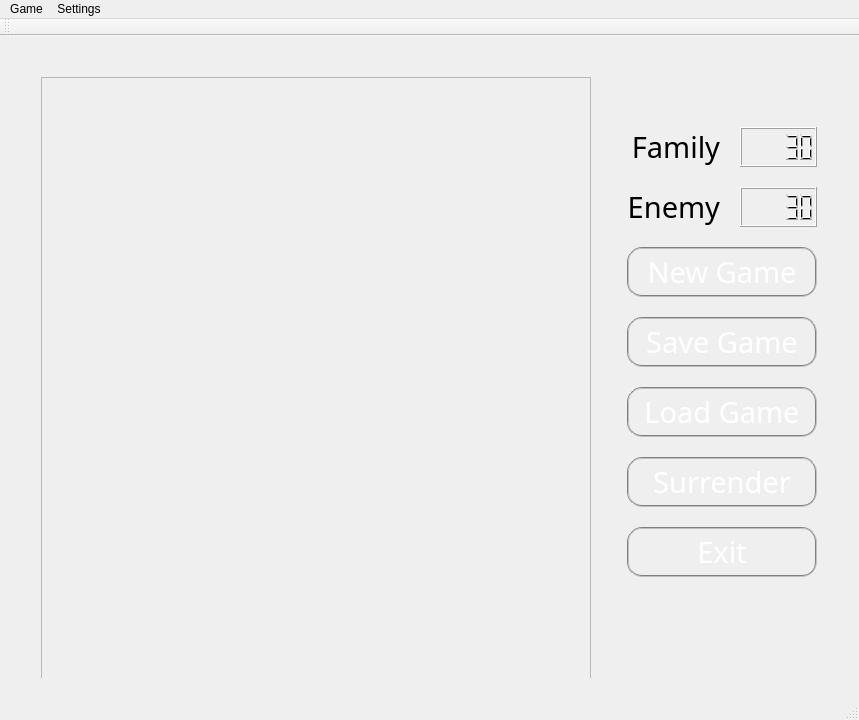
<?xml version="1.0" encoding="UTF-8"?>
<ui version="4.0">
 <class>MainWindow</class>
 <widget class="QMainWindow" name="MainWindow">
  <property name="geometry">
   <rect>
    <x>0</x>
    <y>0</y>
    <width>859</width>
    <height>720</height>
   </rect>
  </property>
  <property name="sizePolicy">
   <sizepolicy hsizetype="Fixed" vsizetype="Fixed">
    <horstretch>0</horstretch>
    <verstretch>0</verstretch>
   </sizepolicy>
  </property>
  <property name="minimumSize">
   <size>
    <width>800</width>
    <height>720</height>
   </size>
  </property>
  <property name="maximumSize">
   <size>
    <width>900</width>
    <height>720</height>
   </size>
  </property>
  <property name="baseSize">
   <size>
    <width>800</width>
    <height>720</height>
   </size>
  </property>
  <property name="windowTitle">
   <string>MainWindow</string>
  </property>
  <property name="styleSheet">
   <string notr="true">MainWindow
{
	background-image: url(:/images/bgd.jpg);
}</string>
  </property>
  <widget class="QWidget" name="centralWidget">
   <widget class="QWidget" name="layoutWidget">
    <property name="geometry">
     <rect>
      <x>30</x>
      <y>30</y>
      <width>798</width>
      <height>612</height>
     </rect>
    </property>
    <layout class="QHBoxLayout" name="horizontalLayout_2" stretch="5,1">
     <item>
      <widget class="QFrame" name="frame">
       <property name="sizePolicy">
        <sizepolicy hsizetype="Fixed" vsizetype="Fixed">
         <horstretch>0</horstretch>
         <verstretch>0</verstretch>
        </sizepolicy>
       </property>
       <property name="minimumSize">
        <size>
         <width>550</width>
         <height>610</height>
        </size>
       </property>
       <property name="baseSize">
        <size>
         <width>550</width>
         <height>610</height>
        </size>
       </property>
       <property name="frameShape">
        <enum>QFrame::StyledPanel</enum>
       </property>
       <property name="frameShadow">
        <enum>QFrame::Raised</enum>
       </property>
       <widget class="QWidget" name="gridLayoutWidget">
        <property name="geometry">
         <rect>
          <x>180</x>
          <y>170</y>
          <width>160</width>
          <height>80</height>
         </rect>
        </property>
        <layout class="QGridLayout" name="layoutMain"/>
       </widget>
      </widget>
     </item>
     <item>
      <layout class="QGridLayout" name="gridLayout_2" columnstretch="1,1">
       <property name="leftMargin">
        <number>30</number>
       </property>
       <property name="topMargin">
        <number>50</number>
       </property>
       <property name="spacing">
        <number>20</number>
       </property>
       <item row="3" column="0" colspan="2">
        <widget class="QPushButton" name="btnSaveGame">
         <property name="enabled">
          <bool>true</bool>
         </property>
         <property name="minimumSize">
          <size>
           <width>0</width>
           <height>50</height>
          </size>
         </property>
         <property name="font">
          <font>
           <family>Adobe Arabic</family>
           <pointsize>22</pointsize>
          </font>
         </property>
         <property name="styleSheet">
          <string notr="true">border-image: url(:/images/btnbgd.jpg);
border:2px groove gray;border-radius:15px;padding:2px 4px;
color:white</string>
         </property>
         <property name="text">
          <string>Save Game</string>
         </property>
         <property name="flat">
          <bool>true</bool>
         </property>
        </widget>
       </item>
       <item row="7" column="0" colspan="2">
        <widget class="QPushButton" name="btnExit">
         <property name="enabled">
          <bool>true</bool>
         </property>
         <property name="minimumSize">
          <size>
           <width>0</width>
           <height>50</height>
          </size>
         </property>
         <property name="font">
          <font>
           <family>Adobe Arabic</family>
           <pointsize>22</pointsize>
          </font>
         </property>
         <property name="styleSheet">
          <string notr="true">border-image: url(:/images/btnbgd.jpg);
border:2px groove gray;border-radius:15px;padding:2px 4px;
color:white</string>
         </property>
         <property name="text">
          <string>Exit</string>
         </property>
         <property name="flat">
          <bool>true</bool>
         </property>
        </widget>
       </item>
       <item row="0" column="0">
        <widget class="QLabel" name="label">
         <property name="font">
          <font>
           <family>Adobe Arabic</family>
           <pointsize>22</pointsize>
          </font>
         </property>
         <property name="styleSheet">
          <string notr="true"/>
         </property>
         <property name="text">
          <string>Family</string>
         </property>
         <property name="alignment">
          <set>Qt::AlignRight|Qt::AlignTrailing|Qt::AlignVCenter</set>
         </property>
        </widget>
       </item>
       <item row="1" column="0">
        <widget class="QLabel" name="label_2">
         <property name="font">
          <font>
           <family>Adobe Arabic</family>
           <pointsize>22</pointsize>
          </font>
         </property>
         <property name="styleSheet">
          <string notr="true"/>
         </property>
         <property name="text">
          <string>Enemy</string>
         </property>
         <property name="alignment">
          <set>Qt::AlignRight|Qt::AlignTrailing|Qt::AlignVCenter</set>
         </property>
        </widget>
       </item>
       <item row="9" column="1">
        <spacer name="verticalSpacer">
         <property name="orientation">
          <enum>Qt::Vertical</enum>
         </property>
         <property name="sizeHint" stdset="0">
          <size>
           <width>20</width>
           <height>40</height>
          </size>
         </property>
        </spacer>
       </item>
       <item row="1" column="1">
        <widget class="QLCDNumber" name="lcdTimeEnemy">
         <property name="minimumSize">
          <size>
           <width>0</width>
           <height>40</height>
          </size>
         </property>
         <property name="intValue" stdset="0">
          <number>30</number>
         </property>
        </widget>
       </item>
       <item row="0" column="1">
        <widget class="QLCDNumber" name="lcdTimeFamily">
         <property name="minimumSize">
          <size>
           <width>0</width>
           <height>40</height>
          </size>
         </property>
         <property name="intValue" stdset="0">
          <number>30</number>
         </property>
        </widget>
       </item>
       <item row="4" column="0" colspan="2">
        <widget class="QPushButton" name="btnLoadGame">
         <property name="enabled">
          <bool>true</bool>
         </property>
         <property name="minimumSize">
          <size>
           <width>0</width>
           <height>50</height>
          </size>
         </property>
         <property name="font">
          <font>
           <family>Adobe Arabic</family>
           <pointsize>22</pointsize>
          </font>
         </property>
         <property name="styleSheet">
          <string notr="true">border-image: url(:/images/btnbgd.jpg);
border:2px groove gray;border-radius:15px;padding:2px 4px;
color:white</string>
         </property>
         <property name="text">
          <string>Load Game</string>
         </property>
         <property name="flat">
          <bool>true</bool>
         </property>
        </widget>
       </item>
       <item row="2" column="0" colspan="2">
        <widget class="QPushButton" name="btnNewGame">
         <property name="enabled">
          <bool>true</bool>
         </property>
         <property name="minimumSize">
          <size>
           <width>0</width>
           <height>50</height>
          </size>
         </property>
         <property name="font">
          <font>
           <family>Adobe Arabic</family>
           <pointsize>22</pointsize>
          </font>
         </property>
         <property name="styleSheet">
          <string notr="true">border-image: url(:/images/btnbgd.jpg);
border:2px groove gray;border-radius:15px;padding:2px 4px;
color:white</string>
         </property>
         <property name="text">
          <string>New Game</string>
         </property>
         <property name="flat">
          <bool>true</bool>
         </property>
        </widget>
       </item>
       <item row="6" column="0" colspan="2">
        <widget class="QPushButton" name="btnSurrender">
         <property name="enabled">
          <bool>false</bool>
         </property>
         <property name="minimumSize">
          <size>
           <width>0</width>
           <height>50</height>
          </size>
         </property>
         <property name="font">
          <font>
           <family>Adobe Arabic</family>
           <pointsize>22</pointsize>
          </font>
         </property>
         <property name="styleSheet">
          <string notr="true">border-image: url(:/images/btnbgd.jpg);
border:2px groove gray;border-radius:15px;padding:2px 4px;
color:white</string>
         </property>
         <property name="text">
          <string>Surrender</string>
         </property>
         <property name="flat">
          <bool>true</bool>
         </property>
        </widget>
       </item>
      </layout>
     </item>
    </layout>
   </widget>
  </widget>
  <widget class="QMenuBar" name="menuBar">
   <property name="geometry">
    <rect>
     <x>0</x>
     <y>0</y>
     <width>859</width>
     <height>25</height>
    </rect>
   </property>
   <widget class="QMenu" name="menuFile">
    <property name="title">
     <string>Game</string>
    </property>
    <addaction name="actionNew"/>
    <addaction name="actionSave"/>
    <addaction name="actionOpen"/>
    <addaction name="separator"/>
    <addaction name="actionSurrender"/>
    <addaction name="separator"/>
    <addaction name="actionExit"/>
   </widget>
   <widget class="QMenu" name="menuSettings">
    <property name="title">
     <string>Settings</string>
    </property>
    <addaction name="actionAudio"/>
    <addaction name="actionHint"/>
   </widget>
   <addaction name="menuFile"/>
   <addaction name="menuSettings"/>
  </widget>
  <widget class="QToolBar" name="mainToolBar">
   <attribute name="toolBarArea">
    <enum>TopToolBarArea</enum>
   </attribute>
   <attribute name="toolBarBreak">
    <bool>false</bool>
   </attribute>
  </widget>
  <widget class="QStatusBar" name="statusBar"/>
  <action name="actionOpen">
   <property name="text">
    <string>Open</string>
   </property>
  </action>
  <action name="actionExit">
   <property name="text">
    <string>Exit</string>
   </property>
  </action>
  <action name="actionSave">
   <property name="text">
    <string>Save</string>
   </property>
  </action>
  <action name="actionNew">
   <property name="text">
    <string>New</string>
   </property>
  </action>
  <action name="actionSurrender">
   <property name="text">
    <string>Surrender</string>
   </property>
  </action>
  <action name="actionAudio">
   <property name="checkable">
    <bool>true</bool>
   </property>
   <property name="checked">
    <bool>true</bool>
   </property>
   <property name="text">
    <string>Audio</string>
   </property>
  </action>
  <action name="actionHint">
   <property name="checkable">
    <bool>true</bool>
   </property>
   <property name="checked">
    <bool>true</bool>
   </property>
   <property name="text">
    <string>Hint</string>
   </property>
  </action>
 </widget>
 <layoutdefault spacing="6" margin="11"/>
 <resources/>
 <connections/>
</ui>
